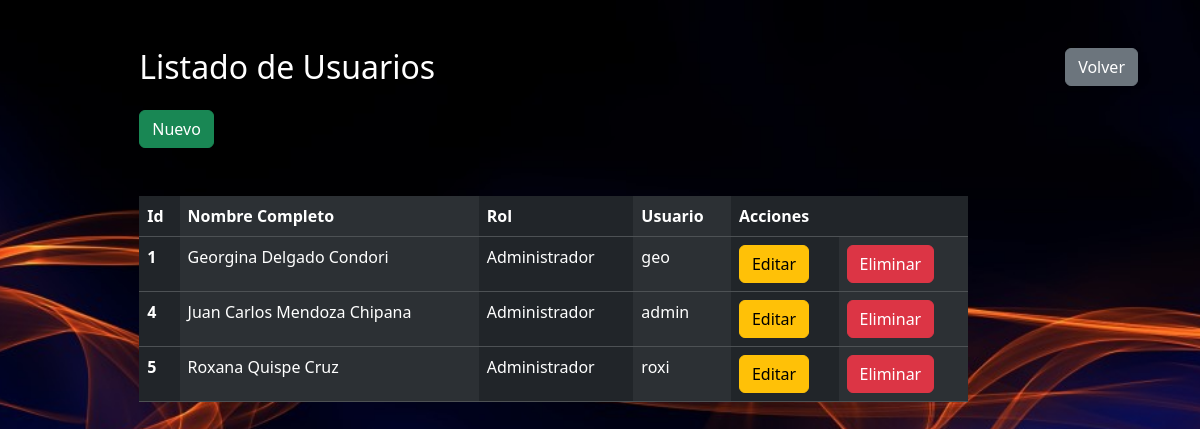
The page /usuarios on the database its author committed.
### tables this page shows
CREATE TABLE usuario (
        id INTEGER PRIMARY KEY,
        nombre_usuario TEXT NOT NULL,
        rol TEXT NOT NULL,
        usuario TEXT NOT NULL,
        password TEXT NOT NULL
        );

### app.py (the view)
@app.route("/usuarios")
def usuarios():
    conn=sqlite3.connect("sistema_farmacia.db")
    conn.row_factory=sqlite3.Row
    cursor=conn.cursor()
    cursor.execute("select * from usuario")
    usuarios=cursor.fetchall()
    return render_template("auth/listar_usuarios.html",usuarios=usuarios)

### templates/auth/listar_usuarios.html (shortened to what this page needs)
<!doctype html>
<html lang="es">
  <head>
    <link href="https://cdn.jsdelivr.net/npm/bootstrap@5.3.3/dist/css/bootstrap.min.css" rel="stylesheet">
    <link rel="stylesheet" href="{{ url_for('static', filename='css/estilos_registro_usuario.css') }}">
    <link rel="stylesheet" href="https://cdnjs.cloudflare.com/ajax/libs/sweetalert/2.1.2/sweetalert.min.css">
  </head>
<body>
    <div class="container mt-5">
        <a href="/admin/dashboard" class="btn btn-secondary volver">Volver</a>
        <div class="row justify-content-center">
            <div class="col-12 col-md-10">
                <h2>Listado de Usuarios</h2>
                <a href="{{url_for('register')}}" class="btn btn-success mt-3">Nuevo</a>
                <table class="table table-hover table-dark table-striped-columns mt-5">
                    <thead>
                        <tr>
                            <th scope="col">Id</th>
                            <th scope="col">Nombre Completo</th>
                            <th scope="col">Rol</th>
                            <th scope="col">Usuario</th>
                            <th colspan="2">Acciones</th>
                        </tr>
                    </thead>
                    <tbody>
                        {% for item in usuarios %}
                        <tr>
                            <th scope="row">{{item['id']}}</th>
                            <td>{{item['nombre_usuario']}}</td>
                            <td>{{item['rol']}}</td>
                            <td>{{item['usuario']}}</td>
                            <td><a href="/usuarios/editar/{{item['id']}}" class="btn btn-warning">Editar</a></td>
                            <td><a href="/usuarios/eliminar/{{item['id']}}"  class="btn btn-danger" onclick="mostrarMensajeEliminado()">Eliminar</a></td>
                        </tr>
                        {% endfor %}
                    </tbody>
                </table>
            </div>
        </div>
    </div>
</body>
</html>

### static/css/estilos_registro_usuario.css (style rules this page uses)
body { padding-top: 0px; background-image: url('../imagenes/fondo_login.jpg'); background-size: cover; background-repeat: no-repeat; background-position: center; height:750px; color:#ffffff; }
.volver { float: right; margin-right: 20px; }

### rows shown on the page
usuario: id "1", nombre_usuario "Georgina Delgado Condori", rol "Administrador", usuario "geo"
usuario: id "4", nombre_usuario "Juan Carlos Mendoza Chipana", rol "Administrador", usuario "admin"
usuario: id "5", nombre_usuario "Roxana Quispe Cruz", rol "Administrador", usuario "roxi"
